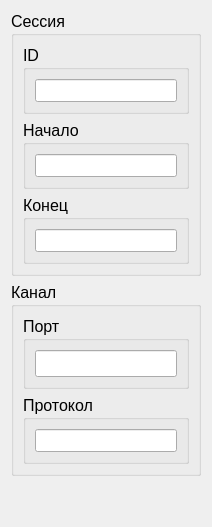
                    <widget class="QWidget" name="page">
                     <layout class="QVBoxLayout" name="verticalLayout_8">
                      <item>
                       <widget class="QGroupBox" name="sessionGroupBox">
                        <property name="font">
                         <font>
                          <pointsize>12</pointsize>
                         </font>
                        </property>
                        <property name="title">
                         <string>Сессия</string>
                        </property>
                        <layout class="QVBoxLayout" name="verticalLayout_11">
                         <item>
                          <widget class="QGroupBox" name="groupBox">
                           <property name="title">
                            <string>ID</string>
                           </property>
                           <layout class="QHBoxLayout" name="horizontalLayout_22">
                            <item>
                             <widget class="QLineEdit" name="idSessionLine">
                              <property name="font">
                               <font>
                                <pointsize>10</pointsize>
                               </font>
                              </property>
                              <property name="readOnly">
                               <bool>true</bool>
                              </property>
                             </widget>
                            </item>
                           </layout>
                          </widget>
                         </item>
                         <item>
                          <widget class="QGroupBox" name="groupBox_2">
                           <property name="title">
                            <string>Начало</string>
                           </property>
                           <layout class="QHBoxLayout" name="horizontalLayout_23">
                            <item>
                             <widget class="QLineEdit" name="startSessionLine">
                              <property name="font">
                               <font>
                                <pointsize>10</pointsize>
                               </font>
                              </property>
                              <property name="readOnly">
                               <bool>true</bool>
                              </property>
                             </widget>
                            </item>
                           </layout>
                          </widget>
                         </item>
                         <item>
                          <widget class="QGroupBox" name="groupBox_3">
                           <property name="title">
                            <string>Конец</string>
                           </property>
                           <layout class="QHBoxLayout" name="horizontalLayout_24">
                            <item>
                             <widget class="QLineEdit" name="finishSessionLine">
                              <property name="font">
                               <font>
                                <pointsize>10</pointsize>
                               </font>
                              </property>
                              <property name="readOnly">
                               <bool>true</bool>
                              </property>
                             </widget>
                            </item>
                           </layout>
                          </widget>
                         </item>
                        </layout>
                       </widget>
                      </item>
                      <item>
                       <widget class="QGroupBox" name="groupBox_5">
                        <property name="font">
                         <font>
                          <pointsize>12</pointsize>
                         </font>
                        </property>
                        <property name="title">
                         <string>Канал</string>
                        </property>
                        <layout class="QVBoxLayout" name="verticalLayout_12">
                         <item>
                          <widget class="QGroupBox" name="groupBox_4">
                           <property name="font">
                            <font>
                             <pointsize>12</pointsize>
                            </font>
                           </property>
                           <property name="title">
                            <string>Порт</string>
                           </property>
                           <layout class="QHBoxLayout" name="horizontalLayout_25">
                            <item>
                             <widget class="QLineEdit" name="portSessionLine">
                              <property name="font">
                               <font>
                                <pointsize>12</pointsize>
                               </font>
                              </property>
                              <property name="readOnly">
                               <bool>true</bool>
                              </property>
                             </widget>
                            </item>
                           </layout>
                          </widget>
                         </item>
                         <item>
                          <widget class="QGroupBox" name="groupBox_6">
                           <property name="title">
                            <string>Протокол</string>
                           </property>
                           <layout class="QHBoxLayout" name="horizontalLayout_26">
                            <item>
                             <widget class="QLineEdit" name="protocolSessionLine">
                              <property name="font">
                               <font>
                                <pointsize>10</pointsize>
                               </font>
                              </property>
                              <property name="readOnly">
                               <bool>true</bool>
                              </property>
                             </widget>
                            </item>
                           </layout>
                          </widget>
                         </item>
                        </layout>
                       </widget>
                      </item>
                      <item>
                       <spacer name="verticalSpacer_2">
                        <property name="orientation">
                         <enum>Qt::Vertical</enum>
                        </property>
                        <property name="sizeHint" stdset="0">
                         <size>
                          <width>20</width>
                          <height>40</height>
                         </size>
                        </property>
                       </spacer>
                      </item>
                     </layout>
                    </widget>
